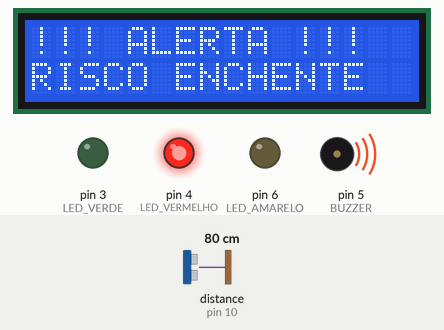
The sketch below on a simulated Arduino Uno, built with avr-gcc and run on an emulated ATmega328P. Parts: 16×2 character LCD, output pins drawn as LEDs (lit = HIGH), buzzer (waves = sounding). Wiring (inferred from the names in the program): ultrasonic range finder: trigger pin 9; echo pin 10. Inputs (shaded band) come from the test bench; at power-on: distance to the obstacle (sensor on pin 10) 80 cm. The echo pulse lasts 58.3 µs per cm; pins used as bus, display or sensor lines are not drawn; what the sketch prints to the serial monitor is not drawn.

Above: at 4.2 s.
4.3 s: distance to the obstacle (sensor on pin 10) set to 98 cm
6.3 s: distance to the obstacle (sensor on pin 10) set to 106 cm
At 8.3 s:
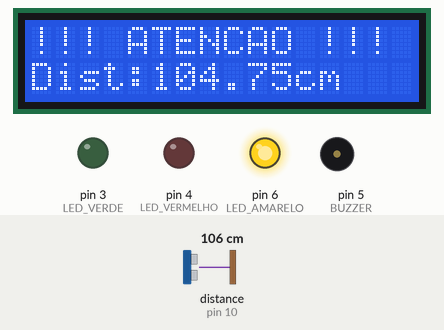
10.4 s: distance to the obstacle (sensor on pin 10) set to 147 cm
At 12.2 s:
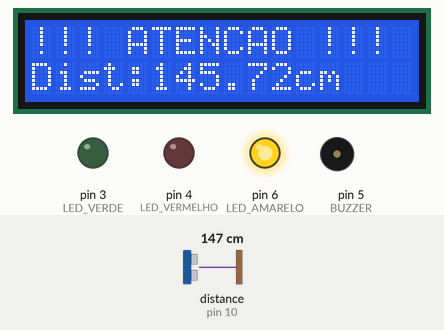
12.9 s: distance to the obstacle (sensor on pin 10) set to 155 cm
At 15.2 s:
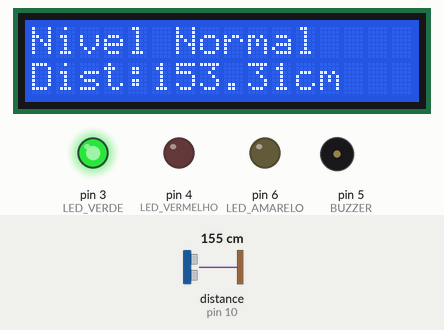
16.0 s: distance to the obstacle (sensor on pin 10) set to 2 cm
At 16.9 s:
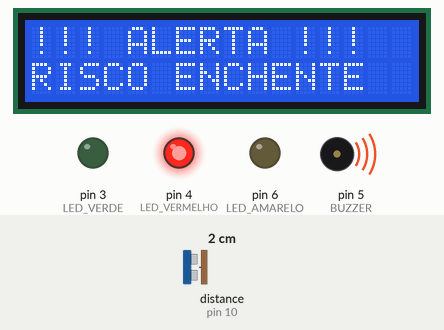
Timing chart, 0 to 19.0 s (numbered marks = the images above; inputs shaded):
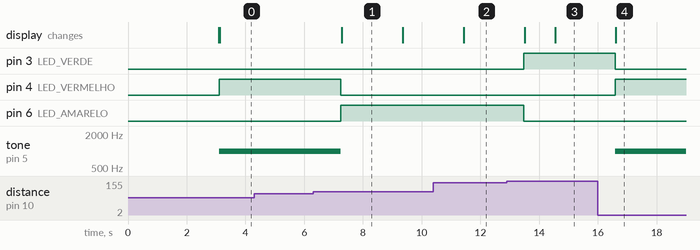

Measured:
- the behaviour switches between 101 and 102 cm on distance to the obstacle (sensor on pin 10) (found by bisection; images 0 and 1)
- the behaviour switches between 151 and 152 cm on distance to the obstacle (sensor on pin 10) (found by bisection; images 2 and 3)
- after the input at 4.3 s, every drawn part: stays the same
- after the input at 6.3 s, pin 4 (LED_VERMELHO): HIGH → LOW after 0.95 s; pin 6 (LED_AMARELO): LOW → HIGH after 0.95 s; tone on pin 5 (BUZZER): 1000 Hz → silent after 0.95 s; the display: changes after 0.97 s (image 1)
- after the input at 10.4 s, the display: changes after 1.0 s (image 2)
- after the input at 12.9 s, pin 3 (LED_VERDE): LOW → HIGH after 0.58 s; pin 6 (LED_AMARELO): HIGH → LOW after 0.58 s; the display: first changes after 0.61 s (image 3 shows a later state)
- after the input at 16.0 s, pin 3 (LED_VERDE): HIGH → LOW after 0.59 s; pin 4 (LED_VERMELHO): LOW → HIGH after 0.59 s; tone on pin 5 (BUZZER): silent → 1000 Hz after 0.59 s; the display: changes after 0.62 s (image 4)
- what the display in image 1 shows lasts 2.1 s, from 7.3 s to 9.4 s

The sketch:

codigo.ino
```cpp
#include <LiquidCrystal_I2C.h>

LiquidCrystal_I2C lcd(0x27, 16, 2);

#define TRIG_PIN 9
#define ECHO_PIN 10

#define LED_VERDE 3
#define LED_VERMELHO 4
#define BUZZER 5
#define LED_AMARELO 6

void setup() {

  Serial.begin(9600);

  pinMode(TRIG_PIN, OUTPUT);
  pinMode(ECHO_PIN, INPUT);

  pinMode(LED_VERDE, OUTPUT);
  pinMode(LED_AMARELO, OUTPUT);
  pinMode(LED_VERMELHO, OUTPUT);


  pinMode(BUZZER, OUTPUT);

  lcd.init();
  lcd.backlight();

  lcd.setCursor(0, 0);
  lcd.print("Sistema de");

  lcd.setCursor(0, 1);
  lcd.print("Monitoramento");

  delay(3000);

  lcd.clear();
}

void loop() {

  digitalWrite(TRIG_PIN, LOW);
  delayMicroseconds(2);

  digitalWrite(TRIG_PIN, HIGH);
  delayMicroseconds(10);
  digitalWrite(TRIG_PIN, LOW);

  long duracao = pulseIn(ECHO_PIN, HIGH);

  float distancia = duracao * 0.034 / 2;

  Serial.print("Distancia: ");
  Serial.print(distancia);
  Serial.println(" cm");

  lcd.clear();

  if (distancia > 150) {

    digitalWrite(LED_VERDE, HIGH);
    digitalWrite(LED_AMARELO, LOW);
    digitalWrite(LED_VERMELHO, LOW);

    noTone(BUZZER);

    lcd.setCursor(0, 0);
    lcd.print("Nivel Normal");

    lcd.setCursor(0, 1);
    lcd.print("Dist:");
    lcd.print(distancia);
    lcd.print("cm");
  }

  else if (distancia > 100 && distancia <= 150) {

    digitalWrite(LED_VERDE, LOW);
    digitalWrite(LED_AMARELO, HIGH);
    digitalWrite(LED_VERMELHO, LOW);

    noTone(BUZZER);

    lcd.setCursor(0, 0);
    lcd.print("!!! ATENCAO !!!");

    lcd.setCursor(0, 1);
    lcd.print("Dist:");
    lcd.print(distancia);
    lcd.print("cm");
  }


  else {

    digitalWrite(LED_VERDE, LOW);
    digitalWrite(LED_AMARELO, LOW);
    digitalWrite(LED_VERMELHO, HIGH);

    tone(BUZZER, 1000);

    lcd.setCursor(0, 0);
    lcd.print("!!! ALERTA !!!");

    lcd.setCursor(0, 1);
    lcd.print("RISCO ENCHENTE");
  }

  delay(1000);
}
```
